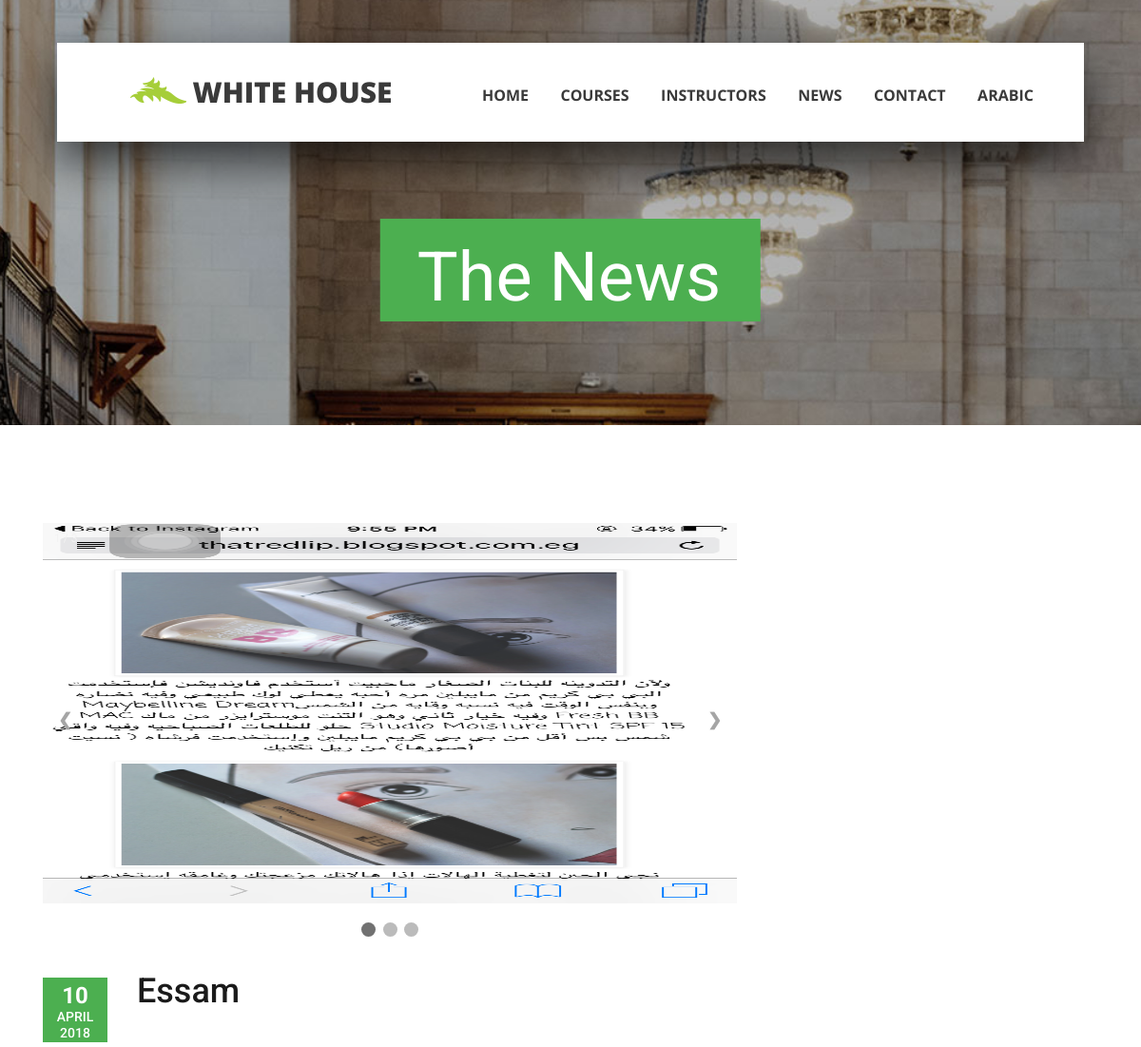
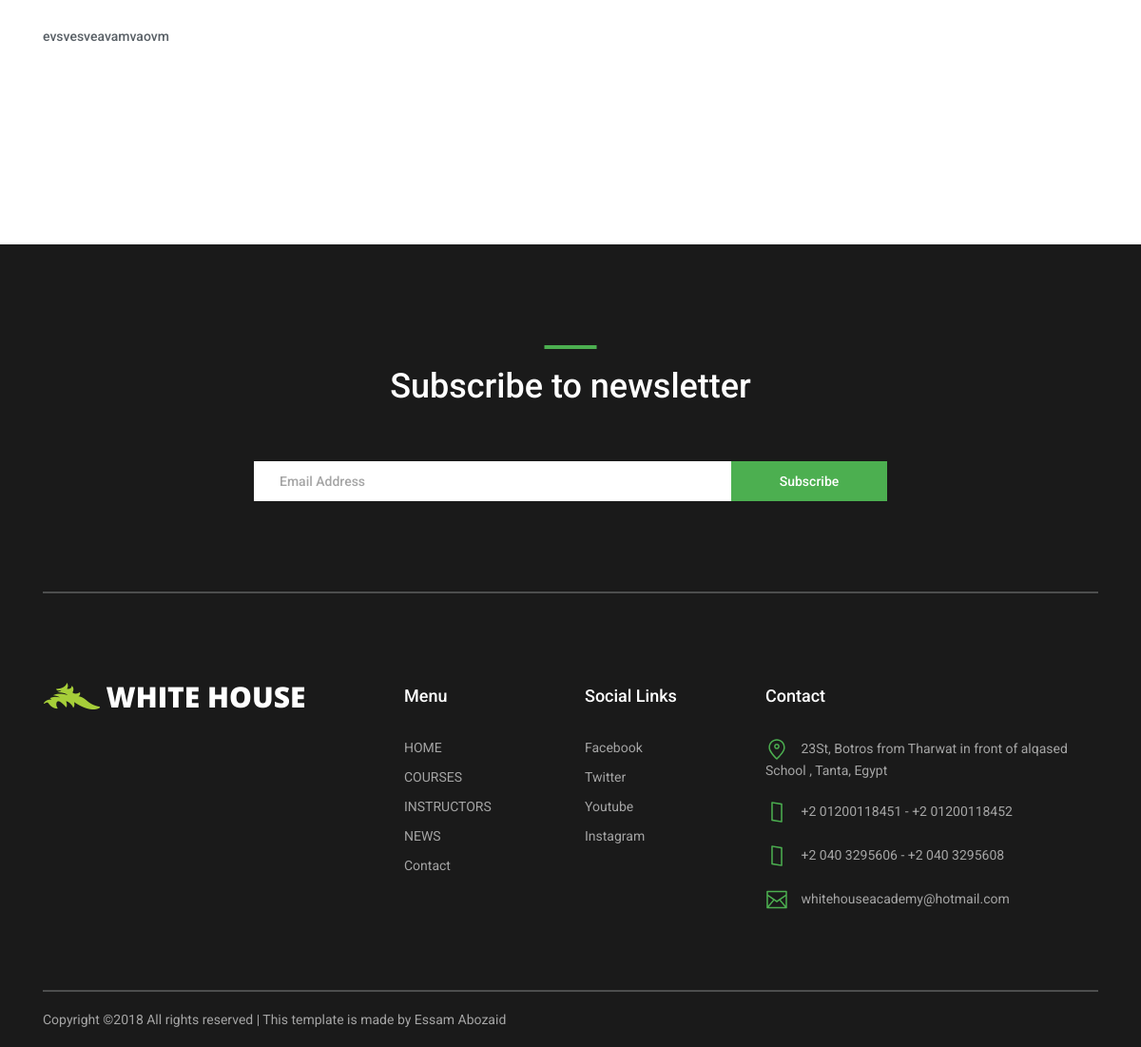
/WHA/post.php?newsID=1, run on the app's committed database (2 pictures, top to bottom).
### tables this page shows
CREATE TABLE IF NOT EXISTS `newsimages` (
`ID` int(11) NOT NULL,
  `imageName` varchar(255) NOT NULL,
  `newsID` int(11) NOT NULL
);

CREATE TABLE IF NOT EXISTS `news` (
`ID` int(11) NOT NULL,
  `Header` varchar(255) NOT NULL,
  `SubPara` text NOT NULL,
  `FullPara` text NOT NULL,
  `HeaderAr` varchar(255) NOT NULL,
  `SubParaAr` text NOT NULL,
  `FullParaAr` text NOT NULL,
  `NewsDate` date NOT NULL,
  `mainImage` varchar(255) NOT NULL
);

### WHA/post.php (called while the page is built, shortened)
<?php
	include 'init.php' ;
	?>
	<?php
	include $tpl . 'head_course.inc';
	include $tpl . 'post.inc';
	?>
<?php include $tpl .'down.inc' ?>

### WHA/includes/templetes/post.inc (the view, shortened to what this page needs)
<?php
	if(isset($_GET['newsID'])){
		if ($languages=='english') {
			$stmt=$con->prepare("SELECT `NewsDate`,`Header`,`FullPara` FROM news WHERE ID=?");
			$stmt->execute(array($_GET['newsID']));
			$row=$stmt->fetch();
		}elseif ($languages=='arabic') {
			$stmt=$con->prepare("SELECT `NewsDate`,`HeaderAr`,`FullParaAr` FROM news WHERE ID=?");
			$stmt->execute(array($_GET['newsID']));
			$row=$stmt->fetch();
		}
		$stmt=$con->prepare("SELECT * FROM newsimages WHERE newsID=?");
		$stmt->execute(array($_GET['newsID']));
		$imgs=$stmt->fetchAll();
		$orderdate = explode('-', $row[0]);
		$day   = $orderdate[2];
		$year  = $orderdate[0];
		$monthNum  = $orderdate[1];;
		$dateObj   = DateTime::createFromFormat('!m', $monthNum);
		$month = $dateObj->format('F');
		?>
		<div class="news">
		<div class="container">
			<div class="row">
				<div class="col-lg-8">
					<div class="news_post_container">
						<div class="news_post">
							<div class="flex-sm-row ">
							<div class="slideshow-container">
									<?php
										$count=0;
										$imgCount= $stmt->rowCount();
										foreach ($imgs as $img) {
											$count++;
										 ?>
											<div class="mySlides">
											  <div class="numbertext"><?php echo $count; ?> / <?php echo $imgCount; ?></div>
											  <img src="admin/upload/images/<?php echo $img['imageName'] ?>" style="width:100%">
											</div>
										<?php } ?>
									<a class="prev" onclick="plusSlides(-1)">&#10094;</a>
									<a class="next" onclick="plusSlides(1)">&#10095;</a>
									</div>
									<br>
									<div style="text-align:center">
										<?php
										$count=0;
										foreach ($imgs as $img) {
											$count++;
											?>
											<span class="dot" onclick="currentSlide(<?php echo $count; ?>)"></span>
										<?php } ?>
									</div>
								</div>
							<div class="news_post_top d-flex flex-column flex-sm-row">
								<div class="news_post_date_container">
									<div class="news_post_date d-flex flex-column align-items-center justify-content-center">
										<div><?php echo $day; ?></div>
										<div><?php echo $month; ?></div>
										<div><?php echo $year; ?></div>
									</div>
								</div>
								<div class="news_post_title_container">
									<div class="news_post_title">
										<a href=""><?php echo $row[1]; ?></a>
									</div>
								</div>
							</div>
							<div class="news_post_text">
								<p><?php echo $row[2]; ?> </p>
							</div>
						</div>
					</div>
				</div>
			</div>
		</div>
	</div>
		<?php
	}else{
		header('Location:news.php');
 		exit();
	}
 ?>

### WHA/layout/css/news_styles.css (style rules this page uses)
* { margin: 0; padding: 0; -webkit-font-smoothing: antialiased; -webkit-text-shadow: rgba(0,0,0,.01) 0 0 1px; text-shadow: rgba(0,0,0,.01) 0 0 1px; }
body { font-family: 'Roboto', sans-serif; font-size: 14px; font-weight: 400; background: #FFFFFF; color: #a5a5a5; }
div { display: block; position: relative; -webkit-box-sizing: border-box; -moz-box-sizing: border-box; box-sizing: border-box; }
p { font-family: 'Roboto', sans-serif; font-size: 14px; line-height: 2.29; font-weight: 500; color: #495057e8; -webkit-font-smoothing: antialiased; -webkit-text-shadow: rgba(0,0,0,.01) 0 0 1px; text-shadow: rgba(0,0,0,.01) 0 0 1px; }
a, a:hover, a:visited, a:active, a:link { text-decoration: none; -webkit-font-smoothing: antialiased; -webkit-text-shadow: rgba(0,0,0,.01) 0 0 1px; text-shadow: rgba(0,0,0,.01) 0 0 1px; }
.news { width: 100%; padding-top: 103px; padding-bottom: 118px; }
.news_post { margin-bottom: 85px; }
.news_post_top { margin-top: 38px; }
.news_post_date { width: 68px; height: 68px; background: #4caF50; }
.news_post_date div:first-child { font-size: 24px; font-weight: 700; color: #FFFFFF; line-height: 1; }
.news_post_date div { font-size: 14px; font-weight: 500; text-transform: uppercase; color: #FFFFFF; line-height: 1; margin-top: 3px; }
.news_post_title_container { padding-left: 31px; margin-top: -7px; }
.news_post_title a { font-size: 36px; font-weight: 500; line-height: 1.2; color: #1a1a1a; }
.news_post_text { margin-top: 27px; }
.mySlides img { vertical-align: middle; height: 400px; }
.slideshow-container { max-width: 1000px; position: relative; margin: auto; }
.prev, .next { cursor: pointer; position: absolute; top: 50%; width: auto; padding: 16px; margin-top: -22px; color: white; font-weight: bold; font-size: 18px; transition: 0.6s ease; border-radius: 0 3px 3px 0; }
.next { right: 0; border-radius: 3px 0 0 3px; }
.numbertext { color: #f2f2f2; font-size: 12px; padding: 8px 12px; position: absolute; top: 0; }
.dot { cursor: pointer; height: 15px; width: 15px; margin: 0 2px; background-color: #bbb; border-radius: 50%; display: inline-block; transition: background-color 0.6s ease; }
.active, .dot:hover { background-color: #717171; }

### data on the page
newsimages: imageName (picture)
news: NewsDate "10", NewsDate "APRIL", NewsDate "2018", Header "Essam", FullPara "evsvesveavamvaovm"

### other printed values
lang('WHITE HOUSE') "WHITE HOUSE"
lang('HOME') "HOME"
lang('COURSES') "COURSES"
lang('INSTRUCTOR') "INSTRUCTORS"
lang('NEWS') "NEWS"
lang('CONTACT') "CONTACT"
lang($head) "The News"
lang('SUBSCRIBETEXT') "Subscribe to newsletter"
lang('SUBSCRIBEBTN') "Subscribe"
lang('MENU') "Menu"
lang('CONTACT') "Contact"
lang('SOCIAL LINKS') "Social Links"
lang('FACEBOOK') "Facebook"
lang('TWITTER') "Twitter"
lang('YOUTUBE') "Youtube"
